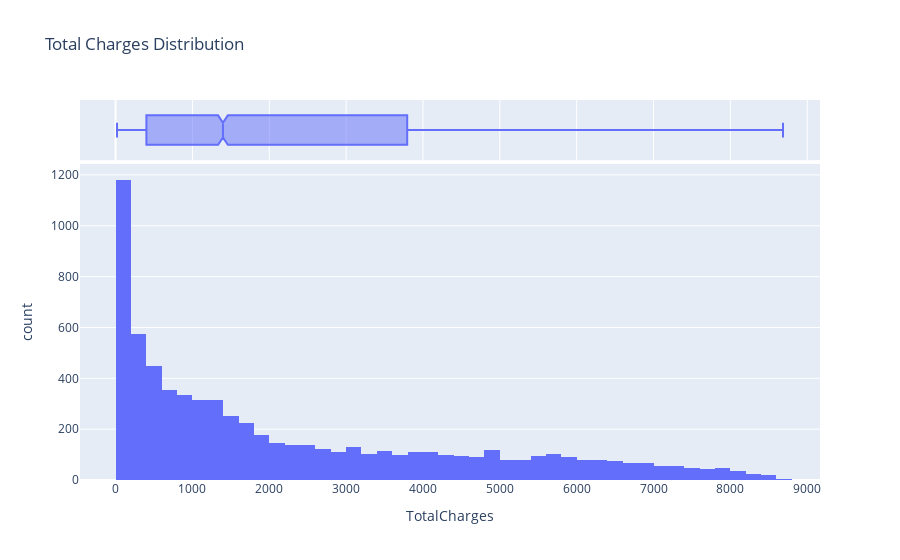

The cell this chart's notebook holds for it:
### Code cell
plt.figure(figsize=(15, 10))
fig = px.histogram(data2, x='TotalCharges', marginal='box', nbins=50, title='Total Charges Distribution')
fig.show()

### Figure 1 — Plotly figure (JSON) as saved in the notebook; plotly's stock layout.template omitted (floating-point values rounded to 4 significant figures; data arrays with more than 128 entries replaced by an {"elided": "..."} marker saying what was removed)
{"data": [{"alignmentgroup": "True", "bingroup": "x", "hovertemplate": "TotalCharges=%{x}<br>count=%{y}<extra></extra>", "legendgroup": "", "marker": {"color": "#636efa", "pattern": {"shape": ""}}, "name": "", "nbinsx": 50, "offsetgroup": "", "orientation": "v", "showlegend": false, "type": "histogram", "x": {"elided": "7032 float values"}, "xaxis": "x", "yaxis": "y"}, {"alignmentgroup": "True", "hovertemplate": "TotalCharges=%{x}<extra></extra>", "legendgroup": "", "marker": {"color": "#636efa"}, "name": "", "notched": true, "offsetgroup": "", "showlegend": false, "type": "box", "x": {"elided": "7032 float values"}, "xaxis": "x2", "yaxis": "y2"}], "layout": {"barmode": "relative", "legend": {"tracegroupgap": 0}, "title": {"text": "Total Charges Distribution"}, "xaxis": {"anchor": "y", "domain": [0, 1], "title": {"text": "TotalCharges"}}, "xaxis2": {"anchor": "y2", "domain": [0, 1], "matches": "x", "showgrid": true, "showticklabels": false}, "yaxis": {"anchor": "x", "domain": [0, 0.8316], "title": {"text": "count"}}, "yaxis2": {"anchor": "x2", "domain": [0.8416, 1], "matches": "y2", "showgrid": false, "showline": false, "showticklabels": false, "ticks": ""}}}
